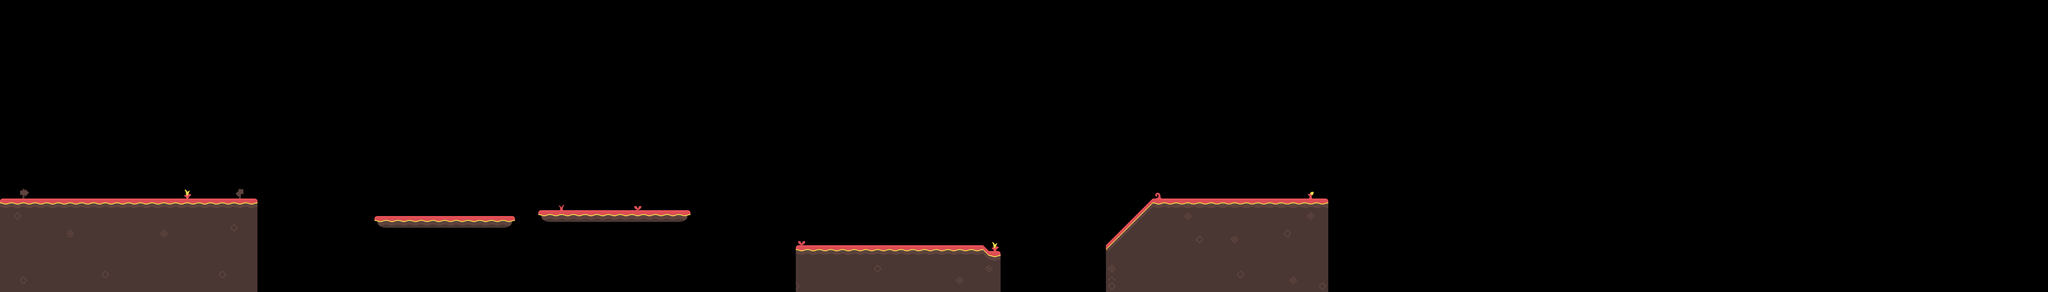

Rendered tile map (Tiled .tmx) drawn with the repository's tilesets; below, a short description and the map source with its tile grids summarised:
An orthogonal 350x50 tile map with 32x32 px tiles, 1 tile layer (Tile Layer 1) and 1 object.

<map version="1.2" tiledversion="1.2.4" orientation="orthogonal" renderorder="right-down" width="350" height="50" tilewidth="32" tileheight="32" infinite="0" nextlayerid="43" nextobjectid="48">
 <tileset firstgid="1" source="../tilesheet_complete.tsx" />
 <layer id="1" name="Tile Layer 1" width="350" height="50">
  <data>[17500 cells, 1696 non-empty, 68 distinct tile ids]</data>
 </layer>
 <objectgroup id="33" name="Object Layer 1">
  <object id="31" x="0" y="1600">
   <polyline points="0,0 0,-512 1408,-512 1408,0" />
  </object>
 </objectgroup>
</map>
